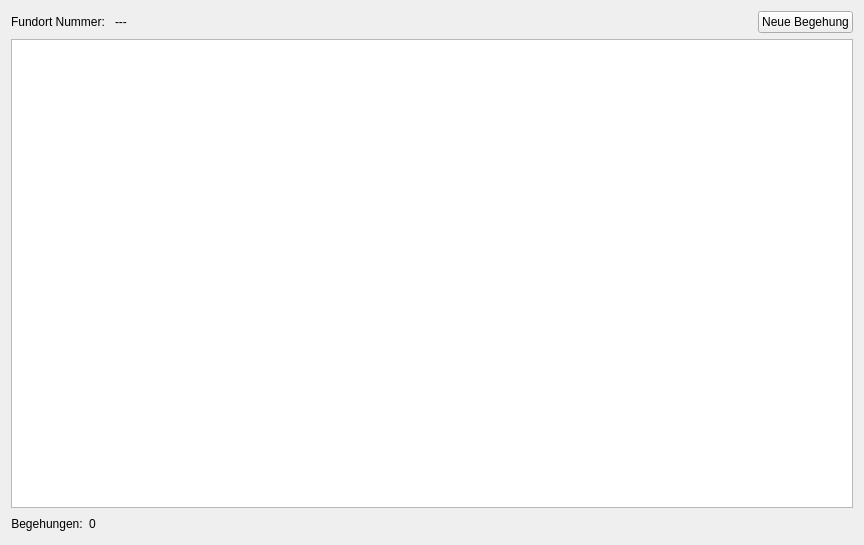
<?xml version="1.0" encoding="UTF-8"?>
<ui version="4.0">
 <class>apisShardingSelectionListDialog</class>
 <widget class="QDialog" name="apisShardingSelectionListDialog">
  <property name="windowModality">
   <enum>Qt::ApplicationModal</enum>
  </property>
  <property name="geometry">
   <rect>
    <x>0</x>
    <y>0</y>
    <width>864</width>
    <height>545</height>
   </rect>
  </property>
  <property name="windowTitle">
   <string>APIS Begehung Auswahl</string>
  </property>
  <property name="windowIcon">
   <iconset resource="resource.qrc">
    <normaloff>:/plugins/APIS/icons/apis.png</normaloff>:/plugins/APIS/icons/apis.png</iconset>
  </property>
  <layout class="QVBoxLayout" name="verticalLayout">
   <item>
    <layout class="QHBoxLayout" name="horizontalLayout">
     <item>
      <widget class="QLabel" name="label">
       <property name="text">
        <string>Fundort Nummer: </string>
       </property>
      </widget>
     </item>
     <item>
      <widget class="QLabel" name="uiSiteNumberLbl">
       <property name="text">
        <string>---</string>
       </property>
      </widget>
     </item>
     <item>
      <spacer name="horizontalSpacer">
       <property name="orientation">
        <enum>Qt::Horizontal</enum>
       </property>
       <property name="sizeHint" stdset="0">
        <size>
         <width>40</width>
         <height>20</height>
        </size>
       </property>
      </spacer>
     </item>
     <item>
      <widget class="QPushButton" name="uiNewShardingBtn">
       <property name="text">
        <string>Neue Begehung</string>
       </property>
       <property name="icon">
        <iconset resource="resource.qrc">
         <normaloff>:/plugins/APIS/icons/add.png</normaloff>:/plugins/APIS/icons/add.png</iconset>
       </property>
       <property name="iconSize">
        <size>
         <width>24</width>
         <height>24</height>
        </size>
       </property>
       <property name="autoDefault">
        <bool>false</bool>
       </property>
      </widget>
     </item>
    </layout>
   </item>
   <item>
    <widget class="QTableView" name="uiShardingListTableV"/>
   </item>
   <item>
    <layout class="QHBoxLayout" name="horizontalLayout_2">
     <item>
      <widget class="QLabel" name="label_2">
       <property name="text">
        <string>Begehungen:</string>
       </property>
       <property name="alignment">
        <set>Qt::AlignCenter</set>
       </property>
      </widget>
     </item>
     <item>
      <widget class="QLabel" name="uiShardingCountLbl">
       <property name="text">
        <string>0</string>
       </property>
       <property name="alignment">
        <set>Qt::AlignCenter</set>
       </property>
      </widget>
     </item>
     <item>
      <spacer name="horizontalSpacer_4">
       <property name="orientation">
        <enum>Qt::Horizontal</enum>
       </property>
       <property name="sizeHint" stdset="0">
        <size>
         <width>40</width>
         <height>20</height>
        </size>
       </property>
      </spacer>
     </item>
    </layout>
   </item>
  </layout>
 </widget>
 <resources>
  <include location="resource.qrc"/>
 </resources>
 <connections/>
</ui>
